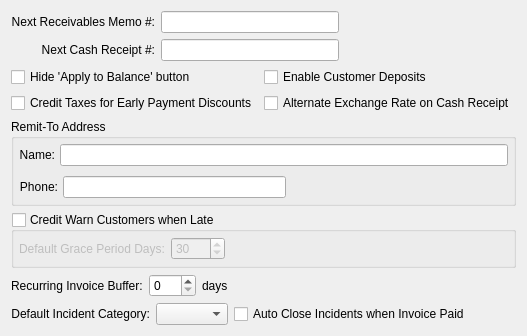
     <widget class="QWidget" name="_ar">
      <attribute name="title">
       <string>Accounts Receivable</string>
      </attribute>
      <layout class="QGridLayout" name="gridLayout_6">
       <item row="0" column="0">
        <layout class="QHBoxLayout" name="horizontalLayout_2">
         <item>
          <layout class="QVBoxLayout" name="verticalLayout">
           <item>
            <layout class="QGridLayout" name="gridLayout_5">
             <item row="0" column="0" colspan="2">
              <layout class="QGridLayout" name="gridLayout_4">
               <item row="0" column="0">
                <widget class="QLabel" name="_nextARMemoNumberLit">
                 <property name="text">
                  <string>Next Receivables Memo #:</string>
                 </property>
                 <property name="alignment">
                  <set>Qt::AlignRight|Qt::AlignTrailing|Qt::AlignVCenter</set>
                 </property>
                 <property name="buddy">
                  <cstring>_nextARMemoNumber</cstring>
                 </property>
                </widget>
               </item>
               <item row="0" column="1">
                <layout class="QHBoxLayout">
                 <property name="spacing">
                  <number>0</number>
                 </property>
                 <item>
                  <widget class="XLineEdit" name="_nextARMemoNumber">
                   <property name="alignment">
                    <set>Qt::AlignRight</set>
                   </property>
                  </widget>
                 </item>
                 <item>
                  <spacer>
                   <property name="orientation">
                    <enum>Qt::Horizontal</enum>
                   </property>
                   <property name="sizeType">
                    <enum>QSizePolicy::Expanding</enum>
                   </property>
                   <property name="sizeHint" stdset="0">
                    <size>
                     <width>34</width>
                     <height>20</height>
                    </size>
                   </property>
                  </spacer>
                 </item>
                </layout>
               </item>
               <item row="1" column="0">
                <widget class="QLabel" name="_nextCashRcptNumberLit">
                 <property name="text">
                  <string>Next Cash Receipt #:</string>
                 </property>
                 <property name="alignment">
                  <set>Qt::AlignRight|Qt::AlignTrailing|Qt::AlignVCenter</set>
                 </property>
                 <property name="buddy">
                  <cstring>_nextARMemoNumber</cstring>
                 </property>
                </widget>
               </item>
               <item row="1" column="1">
                <layout class="QHBoxLayout" name="_3">
                 <property name="spacing">
                  <number>0</number>
                 </property>
                 <item>
                  <widget class="XLineEdit" name="_nextCashRcptNumber">
                   <property name="alignment">
                    <set>Qt::AlignRight</set>
                   </property>
                  </widget>
                 </item>
                 <item>
                  <spacer>
                   <property name="orientation">
                    <enum>Qt::Horizontal</enum>
                   </property>
                   <property name="sizeType">
                    <enum>QSizePolicy::Expanding</enum>
                   </property>
                   <property name="sizeHint" stdset="0">
                    <size>
                     <width>34</width>
                     <height>20</height>
                    </size>
                   </property>
                  </spacer>
                 </item>
                </layout>
               </item>
              </layout>
             </item>
             <item row="1" column="0">
              <widget class="QCheckBox" name="_hideApplyto">
               <property name="text">
                <string>Hide 'Apply to Balance' button</string>
               </property>
              </widget>
             </item>
             <item row="1" column="1">
              <widget class="QCheckBox" name="_customerDeposits">
               <property name="text">
                <string>Enable Customer Deposits</string>
               </property>
              </widget>
             </item>
             <item row="3" column="0" colspan="2">
              <widget class="QGroupBox" name="_remitToGroup">
               <property name="title">
                <string>Remit-To Address</string>
               </property>
               <layout class="QVBoxLayout">
                <property name="spacing">
                 <number>5</number>
                </property>
                <property name="leftMargin">
                 <number>5</number>
                </property>
                <property name="topMargin">
                 <number>5</number>
                </property>
                <property name="rightMargin">
                 <number>5</number>
                </property>
                <property name="bottomMargin">
                 <number>5</number>
                </property>
                <item>
                 <layout class="QHBoxLayout">
                  <property name="spacing">
                   <number>5</number>
                  </property>
                  <item>
                   <widget class="QLabel" name="_nameLit">
                    <property name="text">
                     <string>Name:</string>
                    </property>
                    <property name="alignment">
                     <set>Qt::AlignRight|Qt::AlignTrailing|Qt::AlignVCenter</set>
                    </property>
                   </widget>
                  </item>
                  <item>
                   <widget class="XLineEdit" name="_name"/>
                  </item>
                 </layout>
                </item>
                <item>
                 <widget class="AddressCluster" name="_address">
                  <property name="focusPolicy">
                   <enum>Qt::StrongFocus</enum>
                  </property>
                 </widget>
                </item>
                <item>
                 <layout class="QHBoxLayout">
                  <property name="spacing">
                   <number>5</number>
                  </property>
                  <item>
                   <widget class="QLabel" name="_phoneLit">
                    <property name="text">
                     <string>Phone:</string>
                    </property>
                    <property name="alignment">
                     <set>Qt::AlignRight|Qt::AlignTrailing|Qt::AlignVCenter</set>
                    </property>
                   </widget>
                  </item>
                  <item>
                   <layout class="QHBoxLayout">
                    <property name="spacing">
                     <number>0</number>
                    </property>
                    <item>
                     <widget class="XLineEdit" name="_phone"/>
                    </item>
                    <item>
                     <spacer>
                      <property name="orientation">
                       <enum>Qt::Horizontal</enum>
                      </property>
                      <property name="sizeType">
                       <enum>QSizePolicy::Expanding</enum>
                      </property>
                      <property name="sizeHint" stdset="0">
                       <size>
                        <width>20</width>
                        <height>20</height>
                       </size>
                      </property>
                     </spacer>
                    </item>
                   </layout>
                  </item>
                 </layout>
                </item>
               </layout>
              </widget>
             </item>
             <item row="4" column="0" colspan="2">
              <widget class="QGroupBox" name="_warnLate">
               <property name="title">
                <string>Credit Warn Customers when Late</string>
               </property>
               <property name="checkable">
                <bool>true</bool>
               </property>
               <property name="checked">
                <bool>false</bool>
               </property>
               <layout class="QHBoxLayout">
                <property name="leftMargin">
                 <number>5</number>
                </property>
                <property name="topMargin">
                 <number>5</number>
                </property>
                <property name="rightMargin">
                 <number>5</number>
                </property>
                <property name="bottomMargin">
                 <number>5</number>
                </property>
                <item>
                 <widget class="QLabel" name="_graceDaysLit">
                  <property name="text">
                   <string>Default Grace Period Days:</string>
                  </property>
                  <property name="buddy">
                   <cstring>_graceDays</cstring>
                  </property>
                 </widget>
                </item>
                <item>
                 <widget class="QSpinBox" name="_graceDays">
                  <property name="maximum">
                   <number>9999</number>
                  </property>
                  <property name="value">
                   <number>30</number>
                  </property>
                 </widget>
                </item>
                <item>
                 <spacer>
                  <property name="orientation">
                   <enum>Qt::Horizontal</enum>
                  </property>
                  <property name="sizeHint" stdset="0">
                   <size>
                    <width>40</width>
                    <height>20</height>
                   </size>
                  </property>
                 </spacer>
                </item>
               </layout>
              </widget>
             </item>
             <item row="5" column="0" colspan="2">
              <layout class="QHBoxLayout">
               <item>
                <widget class="QLabel" name="_recurringBufferLit">
                 <property name="text">
                  <string>Recurring Invoice Buffer:</string>
                 </property>
                 <property name="buddy">
                  <cstring>_recurringBuffer</cstring>
                 </property>
                </widget>
               </item>
               <item>
                <widget class="QSpinBox" name="_recurringBuffer">
                 <property name="maximum">
                  <number>999</number>
                 </property>
                </widget>
               </item>
               <item>
                <widget class="QLabel" name="_recurringBufferDaysLit">
                 <property name="sizePolicy">
                  <sizepolicy hsizetype="Expanding" vsizetype="Preferred">
                   <horstretch>0</horstretch>
                   <verstretch>0</verstretch>
                  </sizepolicy>
                 </property>
                 <property name="text">
                  <string>days</string>
                 </property>
                </widget>
               </item>
              </layout>
             </item>
             <item row="6" column="0" colspan="2">
              <layout class="QHBoxLayout" name="horizontalLayout">
               <item>
                <widget class="QLabel" name="_incdtCategory_2">
                 <property name="text">
                  <string>Default Incident Category:</string>
                 </property>
                 <property name="alignment">
                  <set>Qt::AlignRight|Qt::AlignTrailing|Qt::AlignVCenter</set>
                 </property>
                </widget>
               </item>
               <item>
                <widget class="XComboBox" name="_incdtCategory">
                 <property name="allowNull">
                  <bool>true</bool>
                 </property>
                 <property name="type">
                  <enum>XComboBox::IncidentCategory</enum>
                 </property>
                </widget>
               </item>
               <item>
                <widget class="QCheckBox" name="_closeARIncdt">
                 <property name="text">
                  <string>Auto Close Incidents when Invoice Paid</string>
                 </property>
                </widget>
               </item>
               <item>
                <spacer name="horizontalSpacer">
                 <property name="orientation">
                  <enum>Qt::Horizontal</enum>
                 </property>
                 <property name="sizeHint" stdset="0">
                  <size>
                   <width>40</width>
                   <height>20</height>
                  </size>
                 </property>
                </spacer>
               </item>
              </layout>
             </item>
             <item row="2" column="0">
              <widget class="QCheckBox" name="_discountTax">
               <property name="text">
                <string>Credit Taxes for Early Payment Discounts</string>
               </property>
              </widget>
             </item>
             <item row="2" column="1">
              <widget class="QCheckBox" name="_altCashExchangeRate">
               <property name="text">
                <string>Alternate Exchange Rate on Cash Receipt</string>
               </property>
              </widget>
             </item>
            </layout>
           </item>
           <item>
            <spacer>
             <property name="orientation">
              <enum>Qt::Vertical</enum>
             </property>
             <property name="sizeType">
              <enum>QSizePolicy::Expanding</enum>
             </property>
             <property name="sizeHint" stdset="0">
              <size>
               <width>20</width>
               <height>0</height>
              </size>
             </property>
            </spacer>
           </item>
          </layout>
         </item>
         <item>
          <spacer name="horizontalSpacer_2">
           <property name="orientation">
            <enum>Qt::Horizontal</enum>
           </property>
           <property name="sizeHint" stdset="0">
            <size>
             <width>0</width>
             <height>20</height>
            </size>
           </property>
          </spacer>
         </item>
        </layout>
       </item>
      </layout>
     </widget>
